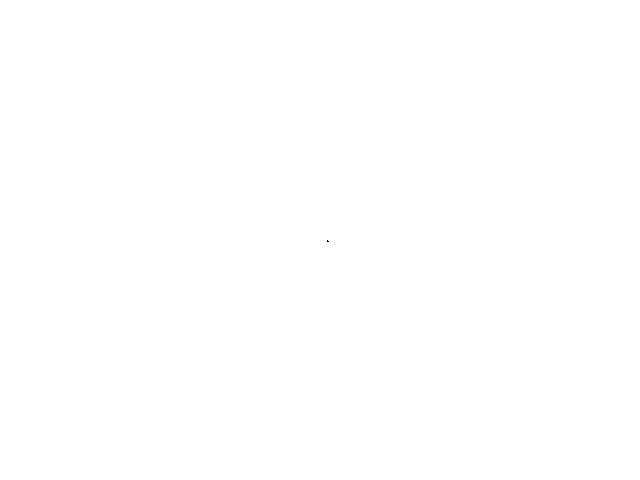
Frame 1 (no input)
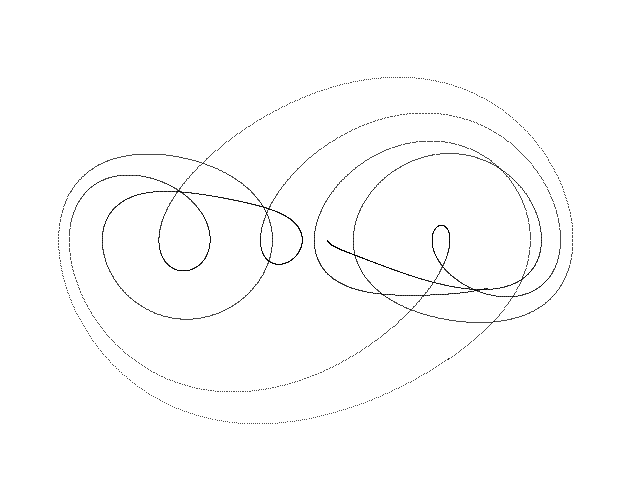
Frame 60 (the mouse pressed at the canvas centre just before this capture)
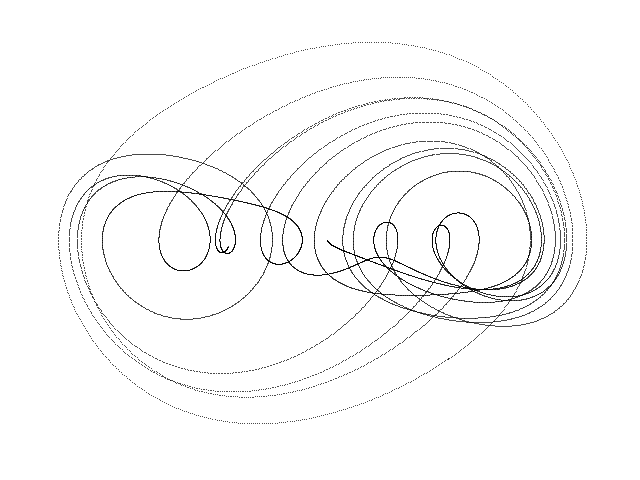
Frame 120 (the mouse held since frame 60 and released just before this capture)

The Processing sketch that drew these frames (run headless with seeded random() and noise(); from frame 60 on, the mouse is pressed at the canvas centre):

// Processing sketch: Arneodo
// ── Arneodo.pde
// Arneodo chaotic attractor //

  float x = 0.1;
  float y = 0.0;
  float z = 0.0;
  float dt = 0.005;
  float a = -5.5;
  float b = 3.5;
  float c = -1.0;


void setup() {
  
  size(640, 480);
  background(255);
  
}

void draw() {
  
  for (int i=0; i<100; i++) {
    
    float nx = x;
    float ny = y;
    float nz = z;
        
    x = nx + dt * (ny);
    y = ny + dt * (nz);
    z = nz + dt * (-a * nx - b * ny - nz + c * pow(nx, 3.0)); 
  
    point(320 + (75 * x), 240 + (32 * y));
        
  }

}
